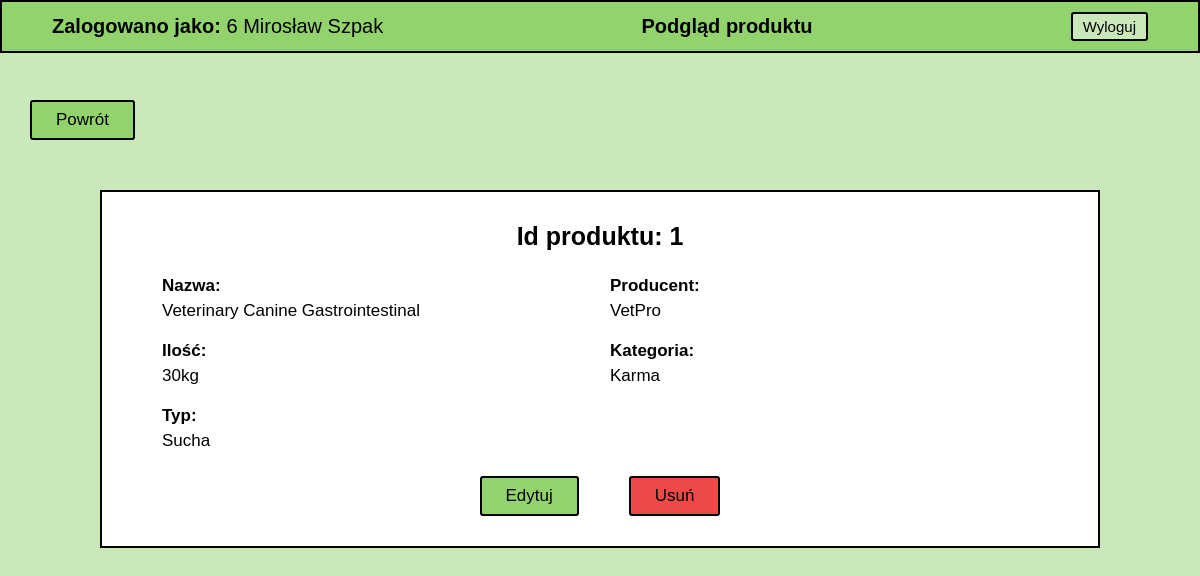
The app's page /php/read-product.php?id=1 (signed in) with its own data.
### tables this page shows
CREATE TABLE `product` (
  `id` bigint NOT NULL,
  `name` varchar(45) NOT NULL,
  `manufacturer` varchar(45) NOT NULL,
  `quantity` varchar(45) NOT NULL,
  `category` varchar(45) NOT NULL,
  `type` varchar(45) NOT NULL
);

### php/read-product.php (the view, shortened to what this page needs)
<!DOCTYPE html>
<html lang="pl">
  <head>
    <link rel="stylesheet" href="../css/style.css" />
    <link rel="stylesheet" href="../css/icons/css/all.css" />
  </head>
  <body>
    <header>
      <ul class="header">
        <li class="header-item"><b>Zalogowano jako:</b>
        <?php
            if (isset($_SESSION['user'])) {
               echo $_SESSION['user']['group_id'] . ' ' . $_SESSION['user']['first_name'] . ' ' . $_SESSION['user']['last_name'];
            } else {
               header("Location: ../index.php");
               exit;
            }
        ?>
        </li>
        <li class="header-item">Podgląd produktu</li>
        <li class="header-item"><form method="POST"><input type="submit" name="logout" class="btn" value="Wyloguj" /></form></li>
      </ul>
    </header>
  <section>
    <a href="../index.php?id=5" class="btn back-btn">Powrót</a>
      <article class="content detail-view">
            <?php
            require_once "../config.php";
            $id = $_GET['id'];
            if ($id) {
                $sql = "SELECT * FROM product WHERE id = $id";
                $result = mysqli_query($conn, $sql);
                while ($row = mysqli_fetch_array($result)) {
                 ?>
                 <h3>Id produktu: <?php echo $row["id"]; ?></h3>
                <div class="form">
                 <div class="form-field">
                    <h4>Nazwa:</h4>
                    <p><?php echo $row["name"]; ?></p>
                 </div>
                 <div class="form-field">
                    <h4>Producent:</h4>
                    <p><?php echo $row["manufacturer"]; ?></p>
                 </div>
                 <div class="form-field">
                    <h4>Ilość:</h4>
                    <p><?php echo $row["quantity"]; ?></p>
                 </div>
                 <div class="form-field">
                    <h4>Kategoria:</h4>
                    <p><?php echo $row["category"]; ?></p>
                 </div>
                 <div class="form-field">
                    <h4>Typ:</h4>
                    <p><?php echo $row["type"]; ?></p>
                 </div>
                 </div>
                 <div class="flex-btn">
                  <?php
                     if ($_SESSION['user']['group_id'] != "Magazynier") {
                            echo '<a href="./update-product.php?id=' . $row['id'] . '" class="btn" title="Edytuj">Edytuj</a>';
                            echo '<a href="./delete-product.php?id=' . $row['id'] . '" class="btn btn-danger" title="Usuń">Usuń</a>';
                        }
                  ?>
                </div>
                 <?php
                }
            }
            else{
                echo "<h4>Nie znaleziono produktu</h4>";
            }
            ?>
</body>
</html>

### css/style.css (style rules this page uses)
:root { --dark-green: #4c7a34; --green: #92d36e; --light-green: #cbe8ba; --green-hover: #b6ff89; --white: #ffffff; --black: #000000; --gray: #c0c0c0; --light-gray: #e8e8e8; --border: 2px solid var(--black); --radius: 3px; --font-size: 17px; --transition: all 0.3s linear; }
* { margin: 0; padding: 0; box-sizing: border-box; font-family: "Helvetica"; }
h3 { font-size: 25px; text-align: center; }
h4, p { font-size: var(--font-size); }
a { color: var(--black); text-decoration: none; }
.btn { padding: 8px 24px; font-size: var(--font-size); background: var(--green); border: var(--border); border-radius: var(--radius); cursor: pointer; transition: var(--transition); }
.btn-danger { background: #ec3838e8; }
.back-btn { align-self: start; margin-left: 30px; }
.flex-btn { display: flex; justify-content: center; gap: 50px; }
.header { padding: 10px 50px; display: flex; justify-content: center; align-items: center; position: fixed; top: 0; width: 100%; font-size: 20px; background: var(--green); border: var(--border); list-style: none; }
.header-item:nth-child(even) { font-weight: bold; }
.header-item:first-child { margin-right: auto; }
.header-item:last-child { margin-left: auto; }
.header .btn { padding: 4px 10px; font-size: 15px; background: var(--light-green); transition: var(--transition); }
section { padding-top: 100px; min-height: 100vh; display: flex; flex-direction: column; align-items: center; background: var(--light-green); }
.content { margin: 50px 0; width: 80%; border: var(--border); background: var(--white); }
.content.detail-view { padding: 30px 50px; min-width: 1000px; max-width: 90%; width: auto; }
.form { margin: 15px 0; display: grid; grid-template-columns: repeat(2, 1fr); }
.form .form-field { display: flex; flex-direction: column; gap: 5px; }
.form-field { padding: 10px; display: flex; }

### records on screen
product: id "1", name "Veterinary Canine Gastrointestinal", manufacturer "VetPro", quantity "30kg", category "Karma", type "Sucha"

### other values on screen
$_SESSION['user']['group_id'] "6"
$_SESSION['user']['first_name'] "Mirosław"
$_SESSION['user']['last_name'] "Szpak"
